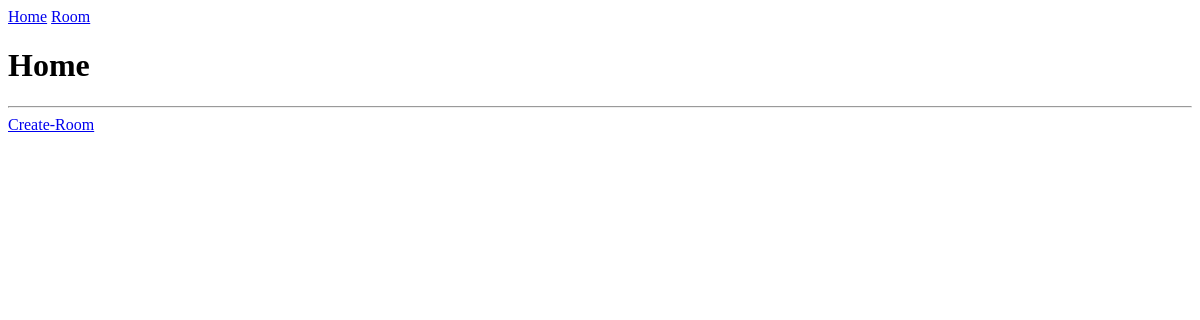
The app's page /, older data.
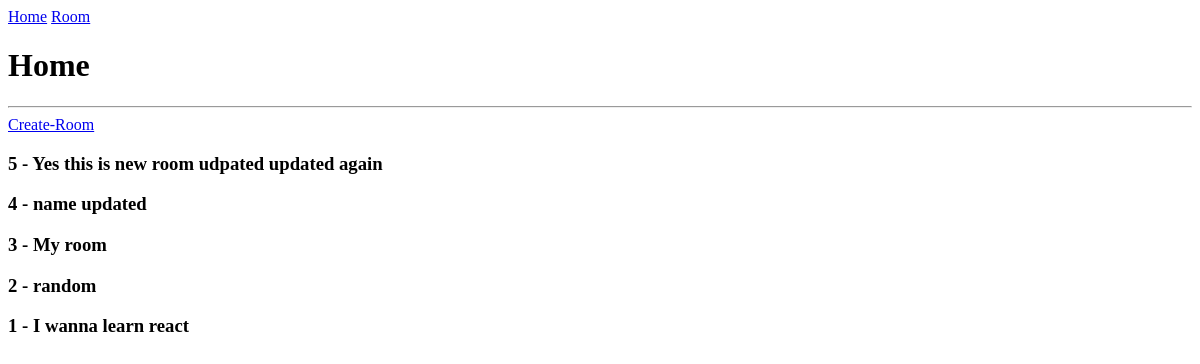
The same page, newer data.
### base/models.py (models this page shows, shortened)
class Room(models.Model):
        host = models.ForeignKey(User, on_delete=models.CASCADE, null = True)
        topic = models.ForeignKey('Topic',on_delete=models.SET_NULL, null=True)
        name = models.CharField(max_length=200)
        description = models.TextField(null = True, blank = True)
        updated = models.DateTimeField(auto_now = True)
        create = models.DateTimeField(auto_now_add = True)
        class Meta:
                ordering = ['-create']

### base/views.py (the view)
# urls.py: path("",views.home, name = "home"),
def home(request):
        rooms = Room.objects.all()
        context = {'rooms':rooms}
        return render(request, 'home.html',context)

### base/templates/home.html
{% extends 'main.html' %} {% block content %}
<h1>Home</h1>
<hr />
<a href="{% url 'create-room' %}">Create-Room</a>
<div>
  {% for room in rooms %}
  <h3>{{room.id}} - {{room.name}}</h3>
  {% endfor %}
</div>
{% endblock %}

### base/templates/main.html (shortened to what this page needs)
<!DOCTYPE html>
<html lang="en">
  <head>
  </head>
  <body>
    {% include 'navbar.html' %} {% block content %} {% endblock %}
  </body>
</html>

### base/templates/navbar.html
<a href="/">Home</a>
<a href="/rooms">Room</a>

Row changes from the older to the newer data that the page shows:
added Room: id "5", name "Yes this is new room udpated updated again"
added Room: id "4", name "name updated"
added Room: id "3", name "My room"
added Room: id "2", name "random"
added Room: id "1", name "I wanna learn react"
